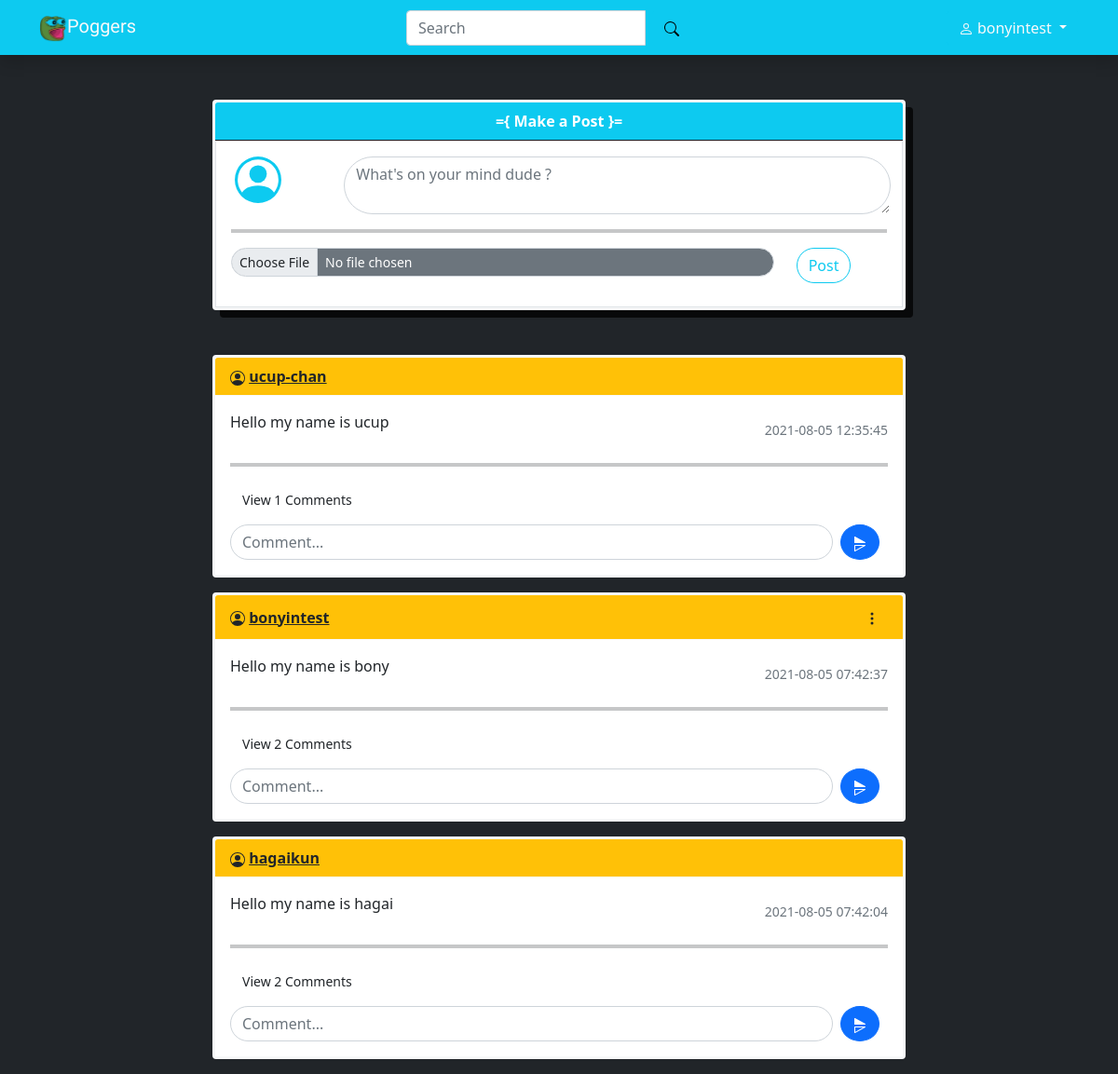
The app's page /home (signed in) with its own data.
### website/models.py (models this page shows)
class User(db.Model, UserMixin):
    id = db.Column(db.Integer, primary_key=True)
    email =db.Column(db.String(150), unique = True)
    name = db.Column(db.String(150), unique=True)
    password = db.Column(db.String(150))
    date_created = db.Column(db.DateTime(timezone=True), default=func.now())
    posts = db.relationship('Posts', backref='user', passive_deletes=True)
    comments = db.relationship('Comments', backref='user', passive_deletes=True)

class Posts(db.Model):
    id = db.Column(db.Integer, primary_key=True)
    post = db.Column(db.Text, nullable=False)
    author = db.Column(db.Integer, db.ForeignKey('user.id', ondelete="CASCADE"), nullable=False)
    date_created = db.Column(db.DateTime(timezone=True), default=func.now())
    comments = db.relationship('Comments', backref='posts', passive_deletes=True)

### website/views.py (the view)
@views.route("/")
@views.route("/home")
def home():
    posts = Posts.query.order_by(Posts.date_created.desc())
    return render_template("home.html", user = current_user, posts = posts)

### website/__init__.py (called while the page is built)
def create_app():
    app = Flask(__name__)
    app.config['SECRET_KEY'] = "hellomfs"
    app.config['SQLALCHEMY_DATABASE_URI'] = f'sqlite:///{DB_NAME}'
    db.init_app(app)
    from .views import views
    from .auth import auth
    app.register_blueprint(views, url_prefix="/")
    app.register_blueprint(auth, url_prefix="/")
    from .models import User, Posts, Comments
    create_database(app)
    login_manager = LoginManager()
    login_manager.login_view = "auth.login"
    login_manager.init_app(app)
    @login_manager.user_loader
    def load_user(id):
        return User.query.get(int(id))
    return app

### website/templates/home.html (shortened to what this page needs)
{% extends "base.html" %} {% block title %}Poggers - Home{% endblock %} {% block content %}
<div class="d-flex justify-content-center">
  <div class="col-sm-8">
    <div class="card rounded-start border border-3 border-light card-post mb-5">
      <div class="card-header bg-info border-dark text-center text-white"><strong>={ Make a Post }=</strong></div>
      <div class="card-body border">
        <form method="POST" action="/create-post">
          <div class="d-flex justify-content-between align-item-center">
            <div class="col-sm-2 ms-1">
            </div>
            <div class="col-sm-10">
              <textarea class="form-control rounded-pill" placeholder="What's on your mind dude ?" id="post" name="post" rows="2" required></textarea>
            </div>
          </div>
          <hr class="border border-2 border-dark" />
          <div class="row">
            <div class="col-sm-10 mb-2">
              <input class="form-control form-control-sm mb-2 rounded-pill bg-secondary text-white" id="formFileSm" type="file" />
            </div>
            <div class="col-sm-2"><button type="submit" class="btn btn-outline-info rounded-pill">Post</button></div>
          </div>
        </form>
      </div>
    </div>
    {% for post in posts %}
    <div class="card rounded-start border border-3 border-light mb-3">
      <div class="card-header bg-warning border-light text-left text-white d-flex justify-content-between">
        <div class="d-flex align-items-center">
          <strong
            >
            <a href="/posts/{{post.user.name}}" class="text-dark">{{post.user.name}}</a></strong
          >
        </div>
        {% if user.id == post.author %}
        <div class="dropdown">
          <button class="btn btn-sm text-dark" type="button" id="dropdownMenuButton1" data-bs-toggle="dropdown" aria-expanded="false">
            <strong>
              <svg xmlns="http://www.w3.org/2000/svg" width="16" height="16" fill="currentColor" class="bi bi-three-dots-vertical" viewBox="0 0 16 16">
                <path d="M9.5 13a1.5 1.5 0 1 1-3 0 1.5 1.5 0 0 1 3 0zm0-5a1.5 1.5 0 1 1-3 0 1.5 1.5 0 0 1 3 0zm0-5a1.5 1.5 0 1 1-3 0 1.5 1.5 0 0 1 3 0z" /></svg
            ></strong>
          </button>
        </div>
        {% endif %}
      </div>
      <div class="card-body">
        <div class="d-flex justify-content-between">
          <p class="card-text">{{post.post}}</p>
          <div class="d-flex align-items-center">
            <small class="text-muted"> {{post.date_created}}</small>
          </div>
        </div>
        <hr class="border border-2 border-dark" />
        {% if post.comments| length > 0 %}
        <a data-bs-toggle="collapse" href="#comments-{{post.id}}" class="btn btn-transparent">
          <small>View {{post.comments|length}} Comments</small>
        </a>
        {% endif %}
        <form method="POST" action="/create-comment/{{post.id}}" class="d-flex justify-content-between align-item-center">
          <div class="col-sm-11">
            <input type="text" class="form-control rounded-pill mt-2" id="text" name="text" placeholder="Comment..." />
          </div>
          <div class="col-sm-1">
            <button type="submit" class="btn btn-primary rounded-circle ms-2 mt-2">
            </button>
          </div>
        </form>
      </div>
    </div>
    {% endfor %}
  </div>
</div>
{% endblock %}

### website/templates/base.html (shortened to what this page needs)
<!DOCTYPE html>
<html lang="en">
  <head>
    <link href="https://cdn.jsdelivr.net/npm/bootstrap@5.0.2/dist/css/bootstrap.min.css" rel="stylesheet" />
    <link rel="stylesheet" type="text/css" href="{{ url_for('static',filename='css/style.css') }}" />
  </head>
  <body class="bg-dark">
    <nav class="navbar navbar-expand-lg navbar-light bg-info shadow">
      <div class="container">
        <div class="d-flex justify-content-start">
          <a class="navbar-brand text-light app-name" href="/"> <img src="{{ url_for('static',filename='img/logo.png') }}" alt="" width="30" height="30" class="d-inline-block align-text-top" />Poggers</a>
        </div>
        <div class="d-flex justify-content-center">
          <form class="d-flex">
            <div class="input-group">
              <input class="form-control me-2" type="search" placeholder="Search" aria-label="Search" />
              <span class="input-group-btn">
                <button class="btn btn-info" type="submit">
                </button>
              </span>
            </div>
          </form>
        </div>
        <div class="d-flex justify-content-end">
          <div class="collapse navbar-collapse" id="navbarNav">
            {% if user.is_authenticated %}
            <div class="btn-group">
              <button type="button" class="btn btn-info text-light dropdown-toggle" data-bs-toggle="dropdown" aria-expanded="false">
                {{user.name}}
              </button>
            </div>
            {% endif %}
          </div>
        </div>
      </div>
    </nav>
    <div class="container mt-5">{% block content %}{% endblock %}</div>
  </body>
</html>

### website/static/css/style.css (style rules this page uses)
.app-name, .my-post { font-family: "Sigmar One", cursive; }
.card-post { -webkit-box-shadow: 8px 8px 0px 0px rgba(0, 0, 0, 0.75); -moz-box-shadow: 8px 8px 0px 0px rgba(0, 0, 0, 0.75); box-shadow: 8px 8px 0px 0px rgba(0, 0, 0, 0.75); }

### records on screen
User: name "bonyintest"
Posts: user.name "ucup-chan", post "Hello my name is ucup", date_created "2021-08-05 12:35:45", comments|length "1"
Posts: user.name "bonyintest", post "Hello my name is bony", date_created "2021-08-05 07:42:37", comments|length "2"
Posts: user.name "hagaikun", post "Hello my name is hagai", date_created "2021-08-05 07:42:04", comments|length "2"
